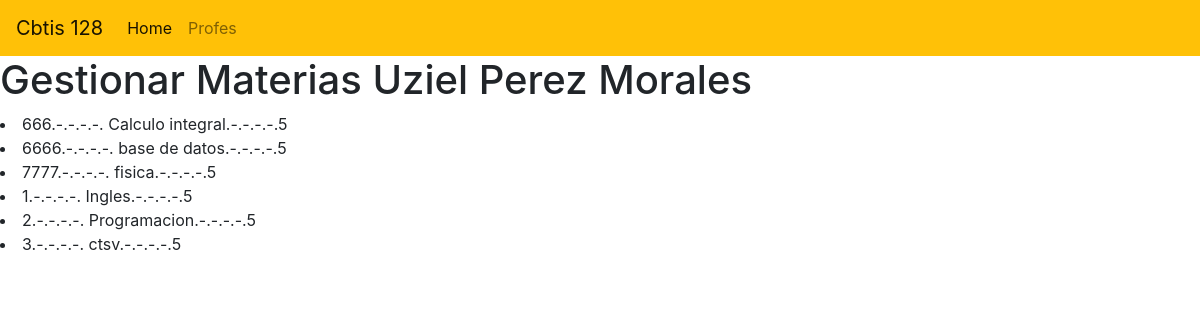
The page / on the database its author committed.
### materia_app/models.py (models this page shows, shortened)
class Materia(models.Model):
    codigo=models.CharField(primary_key=True,max_length=6)
    nombre=models.CharField(max_length=100)
    creditos=models.PositiveSmallIntegerField()

### materia_app/views.py (the view)
# urls.py: path("",views.inicio_vista,name="views.inicio_vista")
def inicio_vista(request):
    ListadoMaterias=Materia.objects.all()
    return render(request,"gestionarMateria.html",{"Lasmaterias": ListadoMaterias})

### materia_app/templates/gestionarMateria.html (shortened to what this page needs)
{% extends "base.html" %}
{% block cuerpo %}
<h1>  Gestionar Materias Uziel Perez Morales </h1>
{% for m in Lasmaterias%}
<li>{{m.codigo}}.-.-.-.-. {{m.nombre}}.-.-.-.-.{{m.creditos}}</li>
{% endfor %}
{% endblock %}

### materia_app/templates/base.html (shortened to what this page needs)
<!DOCTYPE html>
<html>
  <head>
    <link rel="stylesheet" href="https://cdn.jsdelivr.net/npm/bootstrap@4.3.1/dist/css/bootstrap.min.css">
  </head>
  <body>
<nav class="navbar navbar-expand-lg navbar-light bg-warning">
    <a class="navbar-brand" href="#" >Cbtis 128 </a>
    <div class="collapse navbar-collapse" id="navbarNav">
        <ul class="navbar-nav">
        <li class="nav-item active">
            <a class="nav-link" href="#">Home <span class="sr-only">(current)</span></a>
        </li>
        <li class="nav-item">
            <a class="nav-link" href="#">Profes</a>
        </li>
        </ul>
    </div>
    </nav>
{% block cuerpo %}{% endblock %}
</body>
</html>

### rows shown on the page
Materia: codigo "666", nombre "Calculo integral", creditos "5"
Materia: codigo "6666", nombre "base de datos", creditos "5"
Materia: codigo "7777", nombre "fisica", creditos "5"
Materia: codigo "1", nombre "Ingles", creditos "5"
Materia: codigo "2", nombre "Programacion", creditos "5"
Materia: codigo "3", nombre "ctsv", creditos "5"
